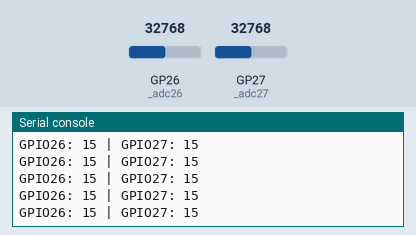
Recording of a program running on a simulated Raspberry Pi Pico running MicroPython. Shown: the last lines printed to the serial console. Inputs (shaded band) come from the test bench; at power-on: GP26 (_adc26) = 32768, GP27 (_adc27) = 32768 (analog values on the 0–65535 scale).

Above: at 1.2 s.
1.3 s: GP26 (_adc26) set to 45874
At 1.56 s:
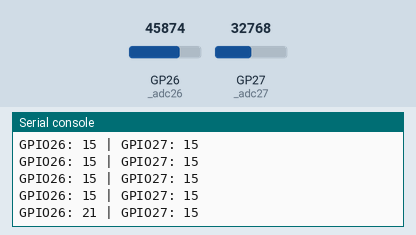
2.8 s: GP27 (_adc27) set to 45874
At 2.96 s:
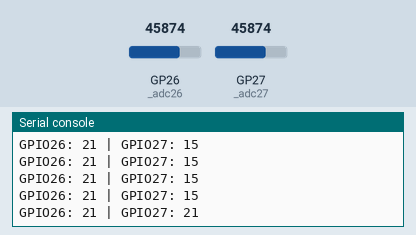
4.3 s: GP26 (_adc26) set to 57670
At 4.37 s:
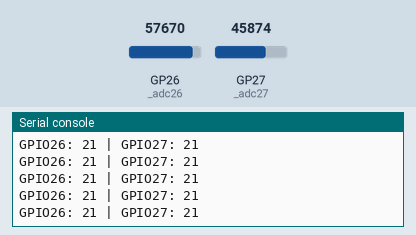
5.8 s: GP27 (_adc27) set to 57670
At 5.97 s:
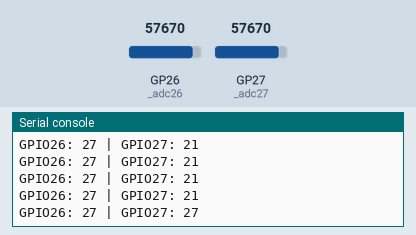
Timing chart, 0 to 8.3 s (numbered marks = the images above; inputs shaded):
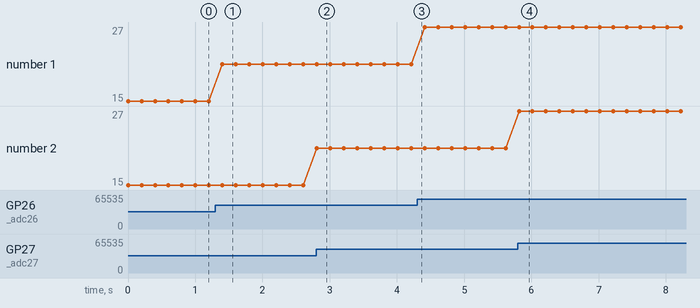

Measured:
- after the input at 1.3 s, the serial console: prints a new line after 0.10 s (image 1)
- after the input at 2.8 s, the serial console: prints a new line at once (image 2)
- after the input at 5.8 s, the serial console: prints a new line at once (image 4)
- plotted number 1: 15 → 21 after the input at 1.3 s

The program:

ReadJoyADC.py
```python
from machine import ADC


class ReadJoyADC:
    """
    Centered ADC scaler with deadband + hysteresis.
    Scales ADC GPIO26 and GPIO27 to range 0–31.
    """

    def __init__(self):
        # ADC objects
        self._adc26 = ADC(26)
        self._adc27 = ADC(27)

        # Calibration (private)
        self._gpio26_min = 160
        self._gpio26_center = 31000
        self._gpio26_max = 65535

        self._gpio27_min = 1024
        self._gpio27_center = 33500
        self._gpio27_max = 65535

        # Noise control
        self._lock_band = 500
        self._release_band = 900

        # Hysteresis memory
        self._last26 = 15
        self._last27 = 15

    def _scale(self, x, center, xmin, xmax, last):
        # Lock at center
        if abs(x - center) <= self._lock_band:
            return 15

        # Hysteresis: do not leave 15 too easily
        if last == 15 and abs(x - center) < self._release_band:
            return 15

        # Clamp
        if x <= xmin:
            return 0
        if x >= xmax:
            return 31

        # Linear scale
        if x > center:
            return int(15 + (x - center) * 16 / (xmax - center))
        else:
            return int(15 - (center - x) * 15 / (center - xmin))

    def read(self):
        """
        Read ADCs and return scaled values (gpio26, gpio27)
        in range 0–31.
        """
        raw26 = self._adc26.read_u16()
        raw27 = self._adc27.read_u16()

        self._last26 = self._scale(
            raw26,
            self._gpio26_center,
            self._gpio26_min,
            self._gpio26_max,
            self._last26,
        )

        self._last27 = self._scale(
            raw27,
            self._gpio27_center,
            self._gpio27_min,
            self._gpio27_max,
            self._last27,
        )

        return self._last26, self._last27

#############################################
##         Test functions
#############################################

if __name__ == "__main__":
    import time
    adc = ReadJoyADC()

    while True:
        v26, v27 = adc.read()
        print("GPIO26:", v26, "| GPIO27:", v27)
        time.sleep(0.2)
```
